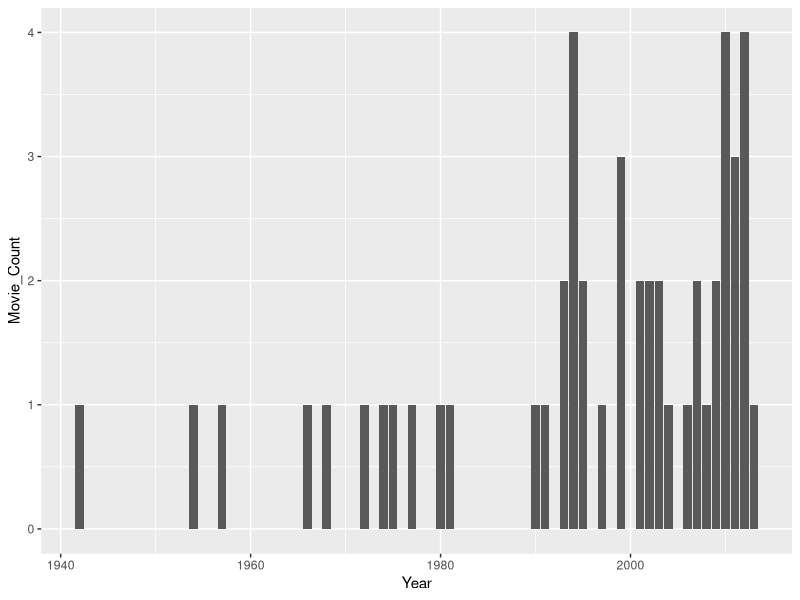
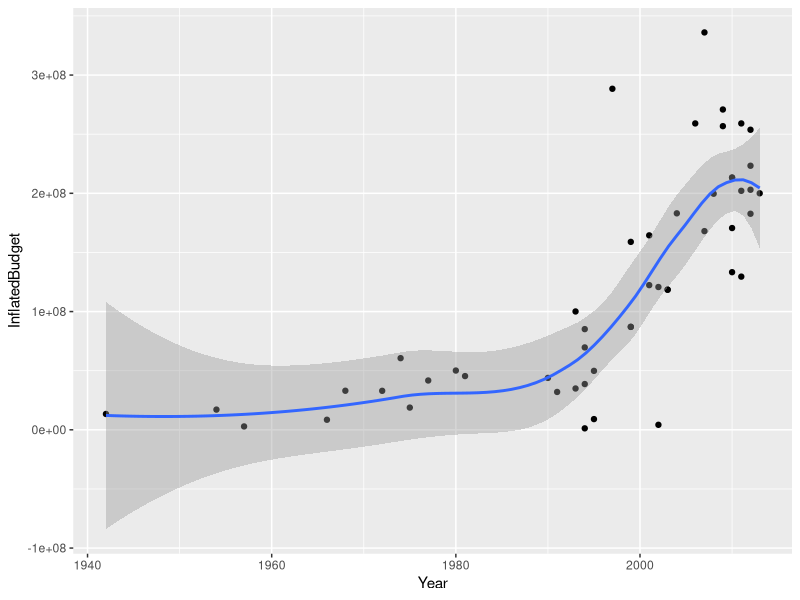
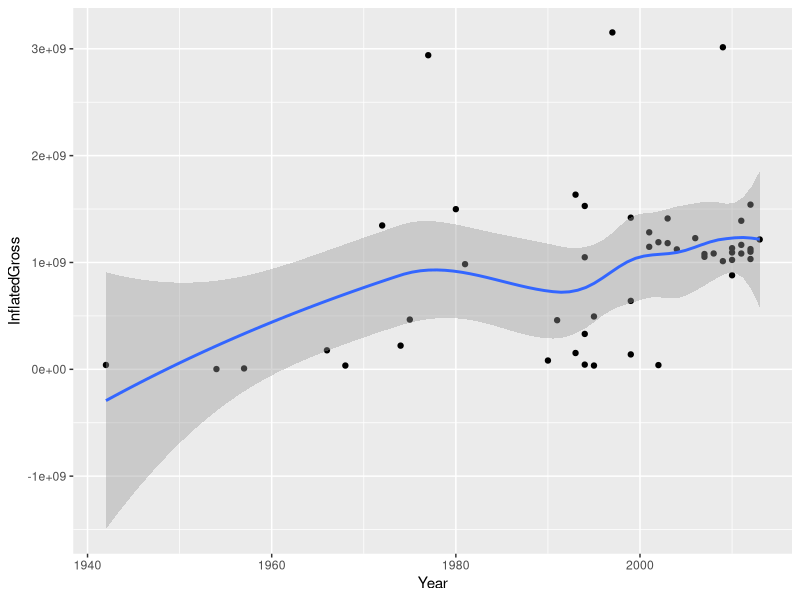
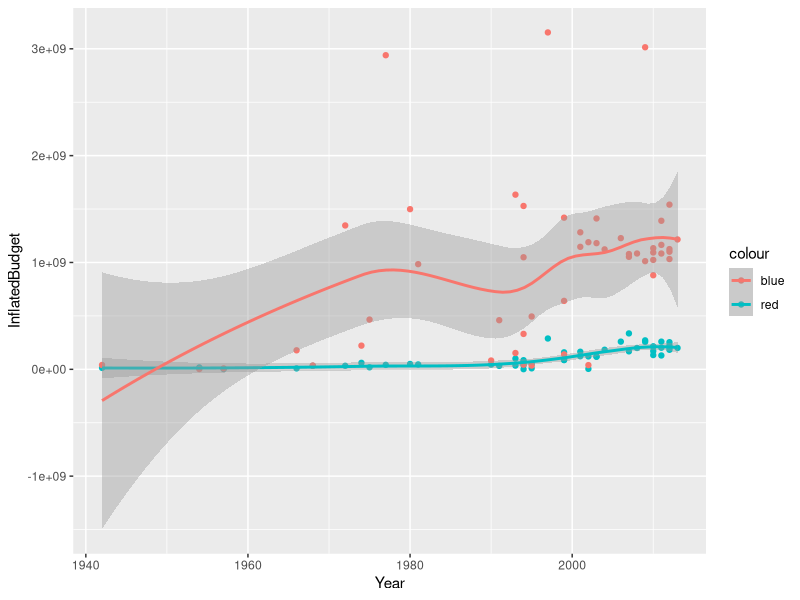

The R source for these figures, in order:
## ---- chunk 1
knitr::opts_chunk$set(echo = TRUE)
## ---- chunk 2
#Packages loading to use
library(tidyverse) ##Loaded for dplyr and to 'clean' data
library(ggplot2) ##Loaded for plotting
library(dplyr) ##Loaded for computer issues

## ---- chunk 3
##Read in data and save it to variable raw_data
raw_data <- read.csv(file = "popular_film_data.csv")
glimpse (raw_data)
## ---- chunk 4
#To remove "$" and "," from InflatedBudget
raw_data$InflatedBudget <-  gsub("\\$","", raw_data$InflatedBudget) 
raw_data$InflatedBudget <-  as.numeric(gsub(",","", raw_data$InflatedBudget))

#To remove "$" and "," from InflatedGross
raw_data$InflatedGross <-  gsub("\\$","", raw_data$InflatedGross) 
raw_data$InflatedGross <-  as.numeric(gsub(",","", raw_data$InflatedGross))

#To remove "$" and "," from TotalGross
raw_data$TotalGross <-  gsub("\\$","", raw_data$TotalGross) 
raw_data$TotalGross <-  as.numeric(gsub(",","", raw_data$TotalGross))

#To View our now changed data. 
glimpse (raw_data)
## ---- chunk 5
raw_data <- raw_data |> mutate (Proportion_female = (1 - Proportion_male))

#To view our data with the new variable.
glimpse(raw_data)
## ---- chunk 6
#What is the release year range of the films in our dataset?
range(raw_data$Year)

#raw_data|>group_by(genre)
## ---- chunk 7
 raw_data|>group_by(Year) |> summarise(Movie_Count = n()) |> arrange(desc(Movie_Count))

## ---- chunk 8
#Storing the code to the "count_movieby_year" variable. 

count_movieby_year <-  raw_data|>group_by(Year) |> summarise(Movie_Count = n()) |> arrange(desc(Movie_Count))
ggplot(count_movieby_year, aes(x = Year, y = Movie_Count)) + geom_col()
## ---- chunk 9
#avg_year_budget <- raw_data |> group_by( Year) |> summarize(average_yearly_budget = mean(InflatedBudget))
#avg_year_budget

# or we can see if there is a trend in budget by the years
# we can use this code
raw_data |> group_by(Year)|> summarise(InflatedBudget) |> ggplot(aes(Year,InflatedBudget)) +geom_point() + geom_smooth()
## ---- chunk 10
raw_data |> group_by(Year) |> summarise(InflatedGross) |> ggplot(aes(Year,InflatedGross)) +geom_point() + geom_smooth()

## ---- chunk 11
#raw_data |> group_by(Year)|> ggplot(aes(Year,InflatedGross, InflatedBudget, color = )) +geom_point() + geom_smooth(method = 'loess', formula = 'y~x')

raw_data |> group_by(Year) |> ggplot(aes(x=Year))+geom_point(aes(y=InflatedBudget, color = "red")) + geom_point(aes(y=InflatedGross, color = "blue")) + geom_smooth(aes(y=InflatedBudget, color = "red")) + geom_smooth(aes(y=InflatedGross, color = "blue"))


## ---- chunk 12
raw_data |> slice_max(InflatedGross, n = 10) |> select(FilmName, Year, InflatedGross)
## ---- chunk 13
#bool<- raw_data |> c( Crime!=0, Drama!=0, Western!=0, Biography!=0, History!=0, Adventure!=0, Fantasy!=0, Mystery!=0, SciFi!=0, Romance!=0, Thriller!=0, War!=0, Family!=0, Animation!=0, Comedy!=0)

#raw_data |> slice_max(InflatedBudget) |> select(FilmName, Year, InflatedBudget, InflatedGross, raw_data[bool])

#raw_data |> filter(InflatedBudget == max(InflatedBudget)) |> select(FilmName, Year, InflatedBudget, InflatedGross, contains"m")
## ---- chunk 14

## ---- chunk 15
#Over all, what category cost more to produce on average? How much did that category produce in grossing? 

#Over all, what genre cost more to produce on average? How much did that category produce in grossings?


## ---- chunk 16
#created a new data for genre but not sure if it was correct way to combat the genre question

genre <- raw_data |> reframe(across(c(FilmName,Crime, Drama, Western, Action, Biography, History, Adventure,Fantasy, Mystery, SciFi, Romance, Thriller, War, Family, Animation,Comedy,InflatedBudget,InflatedGross)))


#genre |> group_by(c(Crime, Drama, Western, Action, Biography, History, Adventure,Fantasy, Mystery, SciFi, Romance, Thriller, War, Family, Animation,Comedy)) |> summarise(genre_count = n())

genre <- raw_data |> reframe(across(c(FilmName,Crime, Drama, Western, Action, Biography, History, Adventure,Fantasy, Mystery, SciFi, Romance, Thriller, War, Family, Animation,Comedy,FilmName)))
genre
## ---- chunk 17
#popularity

## ---- chunk 18
raw_data |> slice_max(Appreciation, n = 10)|> select(FilmName,Appreciation, Enjoyment)

raw_data |> slice_max(Enjoyment, n = 10) |> select(FilmName, Enjoyment, Appreciation)

raw_data |> slice_max(InflatedGross, n = 10) |> select(FilmName, InflatedGross, Appreciation, Enjoyment)
## ---- chunk 19
library(dplyr)

data <- data.frame(
  MovieName = c("Movie1", "Movie2", "Movie3"),
  Genre1 = c(0, 1, 1),
  Genre2 = c(1, 0, 0),
  Genre3 = c(1, 0, 1),
  MovieBudget = c(2500000, 3430000, 1240000)
)

# Finding the movie with the highest budget
result <- data %>%
  filter(MovieBudget == max(MovieBudget)) %>%
  select(MovieName, MovieBudget, contains("Genre")) %>%
  # Filtering only the genres that are 1 for the movie
  mutate(across(starts_with("Genre"), ~ifelse(. == 1, 1, NA_integer_))) %>%
  # Remove NA columns, keeping only genres with 1
  select_if(~!all(is.na(.)))

print(result)
